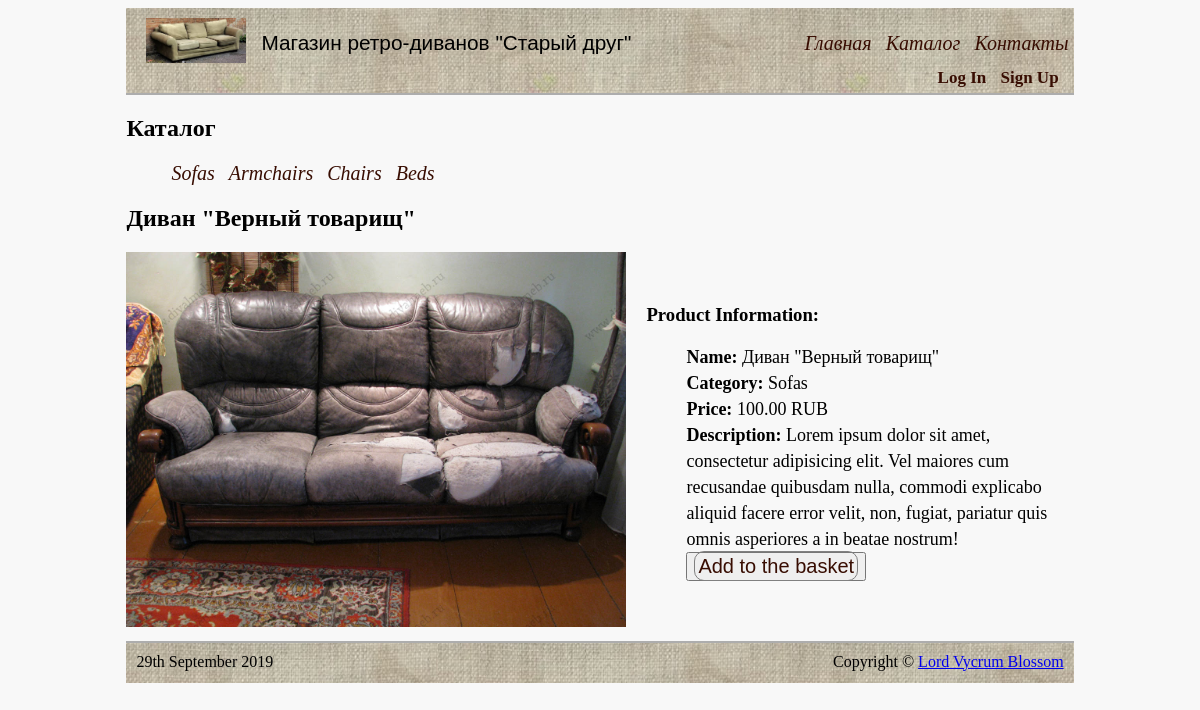
/product/1/, run on the app's committed database.
### mainapp/models.py (models this page shows, shortened)
class ProductCategory(models.Model):
    class Meta:
        verbose_name = 'Product Category'
        verbose_name_plural = 'Product Categories'
    name = models.CharField(verbose_name="category name", max_length=100)
    description = models.CharField(verbose_name='category description', max_length=1000, null=True, blank=True)

class Product(models.Model):
    class Meta:
        verbose_name = 'Product'
        verbose_name_plural = 'Products'
    name = models.CharField(verbose_name='Product name', max_length=128)
    category = models.ForeignKey(ProductCategory, on_delete=models.CASCADE, related_name='category')
    small_image = models.ImageField(verbose_name='Catalog image', upload_to='products_images', blank=True)
    full_image = models.ImageField(verbose_name='Detail image', upload_to='products_images', blank=True)
    short_desc = models.CharField(verbose_name='Short description', max_length=100, blank=True)
    full_desc = models.TextField(verbose_name='Full description', blank=True)
    price = models.DecimalField(verbose_name='Price', max_digits=8, decimal_places=2, default=0)
    quantity = models.PositiveIntegerField(verbose_name='Stock quantity', default=0)

### mainapp/views.py (the view)
# urls.py: path('product/<int:pk>/', ProductDetailView.as_view(), name='product'),
class ProductDetailView(DetailView):
    model = Product
    template_name = 'mainapp/product.html'

### mainapp/context__processors.py (called while the page is built)
def get_categories(request):
    return {'all_categories': ProductCategory.objects.all()}

def get_basket(request):
    basket = []
    quantity = None
    total_price = None
    if request.user.is_authenticated:
        basket = request.user.basket.select_related('product__category').all()
        quantity = sum(list(map(lambda item: item.quantity, basket)))
        total_price = sum(list(map(lambda item: item.cost, basket)))
    return {
        'basket': basket,
        'basket_quantity': quantity,
        'basket_total_price': total_price
    }

### templates/mainapp/product.html (shortened to what this page needs)
{% extends 'mainapp/base.html' %}
{% block content %}
    {% include 'mainapp/includes/inc_categories_menu.html' %}
    <h2>{{ product.name }}</h2>
    <div class="product_info">
        <div class="product_image">
            <a href="#">
              <img src="/media/{{ product.full_image }}" alt="вариант 1">
            </a>
        </div>
        <div class="product_description">
            <h3>Product Information:</h3>
            <ul class="product_info_list">
                <li><b>Name:</b> {{ product.name }}</li>
                <li><b>Category:</b> {{ product.category.name }}</li>
                <li><b>Price:</b> {{ product.price }} RUB</li>
                <li><b>Description:</b> {{ product.full_desc }}</li>
                <li>
                    <button class="btn btn-round">
                        <a href="{% url 'basket:add' product.pk %}">Add to the basket</a>
                    </button>
                </li>
            </ul>
        </div>
    </div>
{% endblock content %}

### templates/mainapp/includes/inc_categories_menu.html
<h2>Каталог</h2>
<div class="categories_menu">
    <ul class="categories">
        {% for category in all_categories %}
            <li><a href="{% url 'category_products' category.pk %}">{{ category.name }}</a></li>
        {% endfor %}
    </ul>
</div>

### static/css/style.css (style rules this page uses)
body { background-color: #f8f8f8; }
.menu li, .catalog li, .categories li { font-style: oblique; font-size: 20px; list-style-type: none; padding: 5px; }
.menu li a, .catalog li a, .categories li a, .user_auth li a, .basket { color: #380d02; text-decoration: none; }
.menu li, .catalog li, .categories li, .user_auth li { display: inline; }
.product_info { position: relative; clear: both; display: flex; align-items: center; flex-direction: row; }
.product_description { float: left; width: 500px; margin-left: 20px; }
.product_description a { font-size: 20px; color: #380d02; padding: 3px; text-decoration: none; border: 1px solid grey; border-radius: 10px; }
.product_info { position: relative; }
.product_image { float: left; }
.product_image img { max-width: 500px; max-height: 500px; }
.product_description { float: left; }
.product_info_list li { font-size: 18px; line-height: 26px; list-style-type: none; }

### data on the page
ProductCategory: name "Sofas"
ProductCategory: name "Armchairs"
ProductCategory: name "Chairs"
ProductCategory: name "Beds"
Product: name "Диван \"Верный товарищ\"", full_image (picture), category.name "Sofas", price "100.00", full_desc "Lorem ipsum dolor sit amet, consectetur adipisicing elit. Vel maiores cum recusandae quibusdam nulla, commodi explicabo aliquid facere error velit, non, fugiat, pariatur quis omnis asperiores a in beatae nostrum!"
